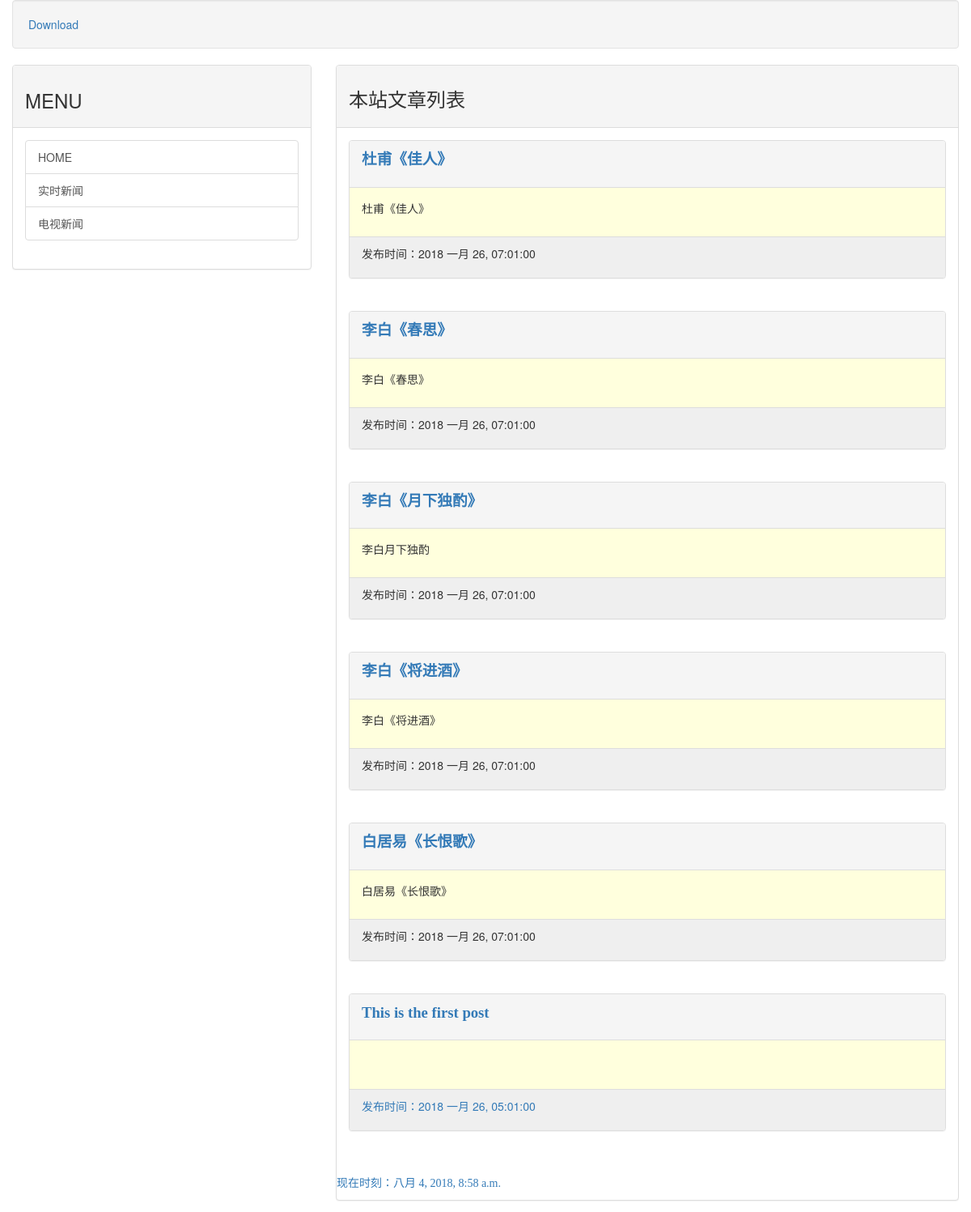
The page / on the database its author committed.
### mainsite/models.py (models this page shows, shortened)
class Post(models.Model):
	title = models.CharField(max_length=200)
	slug = models.CharField(max_length=200)
	body = models.TextField()
	pub_date = models.DateTimeField(default=timezone.now)
	class Meta:
		ordering = ('-pub_date',)

### mainsite/views.py (the view)
# urls.py: url(r'^$', homepage),
def homepage(request):
	tempalte = get_template('index.html')
	posts = Post.objects.all()
	now = datetime.now()
	html = tempalte.render(locals())
	return HttpResponse(html)

### templates/index.html (shortened to what this page needs)
{% extends 'base.html' %}
{% block headmessage %}
	<h3 style='font-family:楷体;'> 本站文章列表 </a>
{% endblock %}
{% block content%}
	{% for post in posts %}
		<div class="panel panel-default">
			<div class="panel-heading">
				<p style='font-family:微软雅黑;font-size:14pt;font-weight:bold;'>
				<a href='/post/{{post.slug}}'>{{post.title}}</a>
				</p>
			</div>
			<div class="panel-body" style="background-color: #ffffdd">
				<p>
					{{ post.body | truncatechars:40 | safe }}
				</p>
			</div>
			<div class="panel-footer" style="background-color: #efefef">
				<p>
					发布时间：{{ post.pub_date | date:"Y M d, h:m:s" }}
				</p>
			</div>
		</div>
		<br>
	{% endfor %}
{% endblock %}

### templates/base.html (shortened to what this page needs)
<!DOCTYPE html>
<html>
<head>
	<link href="https://maxcdn.bootstrapcdn.com/bootstrap/3.3.6/css/bootstrap.min.css" rel="stylesheet">
</head>
<body>
	<div class="container-fluid">
		{% include 'header.html' %}
		<div class="row">
			<div class="col-sm-4 col-md-4">
				<div class="panel panel-default">
					<div class="panel-heading">
						<h3>
							MENU
						</h3>
					</div>
					<div class="panel-body">
						<div class="list-group">
							<a href="/" class='list-group-item'>HOME</a>
							<a href="http://tar.so/news" class="list-group-item">实时新闻</a>
							<a href="http://dtho.tw/news" class="list-group-item">电视新闻</a>
						</div>
					</div>
				</div>
			</div>
			<div class="col-sm-8 col-md-8">
				<div class="panel panel-default">
					<div class="panel-heading">
						{% block headmessage %} {% endblock%}
					</div>
					<div class="panel-body">
						{% block content %} {% endblock%}
					</div>
					<div class="=panel-footer">
						{% include 'footer.html' %}
					</div>
				</div>
			</div>
		</div>
	</div>
</body>
</html>

### templates/header.html
{% load staticfiles %}
<div class="well">
    <a href="{% static "./test.pdf" %}"> Download </a>
</div>

### templates/footer.html
{% block footer %}
	{% if now %}
	<p style="font-family: 微软雅黑">现在时刻：{{now}}</p>
	{% else %}
	<p style="font-family: 微软雅黑">本文内容取自网络</p>
	{% endif %}
{% endblock %}

### rows shown on the page
Post: title "杜甫《佳人》", body "杜甫《佳人》", pub_date "2018 一月 26, 07:01:00"
Post: title "李白《春思》", body "李白《春思》", pub_date "2018 一月 26, 07:01:00"
Post: title "李白《月下独酌》", body "李白月下独酌", pub_date "2018 一月 26, 07:01:00"
Post: title "李白《将进酒》", body "李白《将进酒》", pub_date "2018 一月 26, 07:01:00"
Post: title "白居易《长恨歌》", body "白居易《长恨歌》", pub_date "2018 一月 26, 07:01:00"
Post: title "This is the first post", pub_date "2018 一月 26, 05:01:00"
